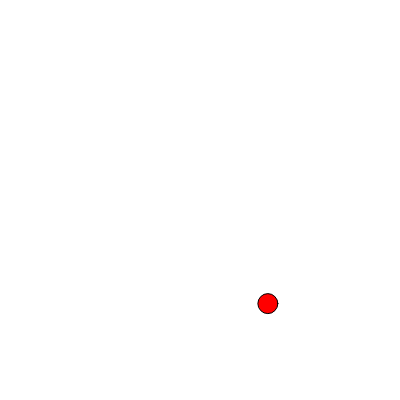
Frame 1 (no input)
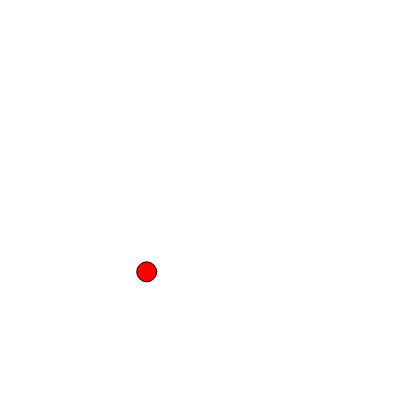
Frame 60 (no input)
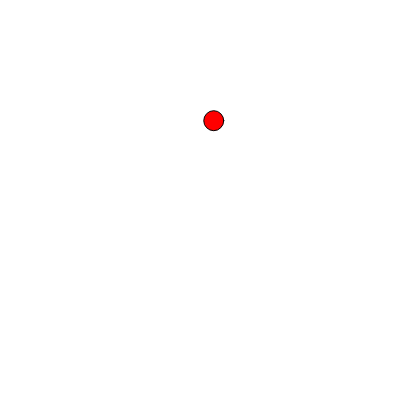
Frame 120 (the mouse pressed at the canvas centre since frame 60)

The p5.js sketch that drew these frames (run headless with seeded random() and noise() and a simulated clock; from frame 60 on, the mouse is pressed at the canvas centre):

// p5.js sketch
// ── sketch.js
var xoff1 = 0;
var xoff2 = 10000;

function setup() {
  createCanvas(400, 400);
}

function draw() {
  background(255);

  var x = map(noise(xoff1), 0, 1, 0, width);
  var y = map(noise(xoff2), 0, 1, 0, height);
  
  xoff1 += 0.02;
  xoff2 += 0.02;
  
  fill("red");
  ellipse(x, y, 20, 20);
}
